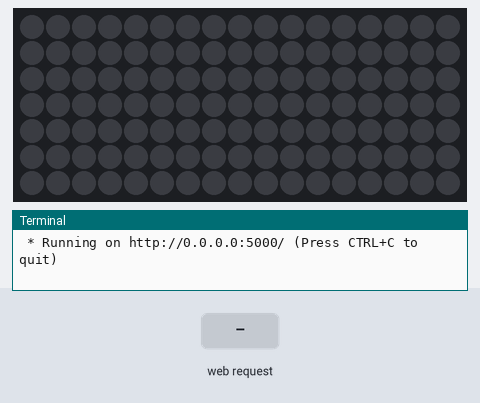
Recording of a program running on a simulated Raspberry Pi (BCM pin numbers) with a Unicorn HAT Mini. Shown: 17×7 RGB LED matrix, the last lines printed to the terminal. The inputs (shaded band) are chosen by the test bench. Dim RGB values are drawn brighter than linear; the clock reads 2024-03-15 10:24:30 at power-on unless the program sets it.

Above: at 1.2 s.
1.3 s: HTTP request for /api/status/free received
At 2.4 s:
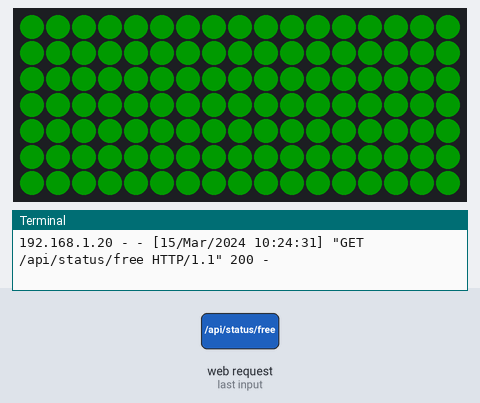
2.8 s: HTTP request for /api/status/busy received
At 3.5 s:
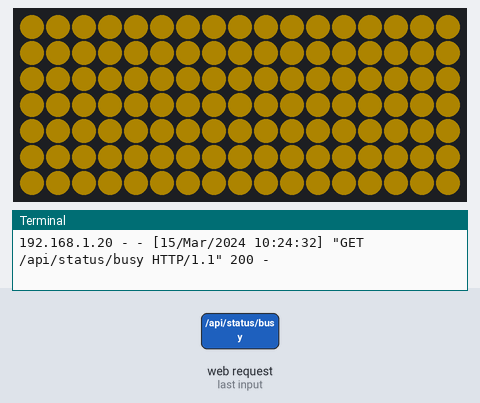
4.3 s: HTTP request for /api/status/donotdisturb received
At 4.7 s:
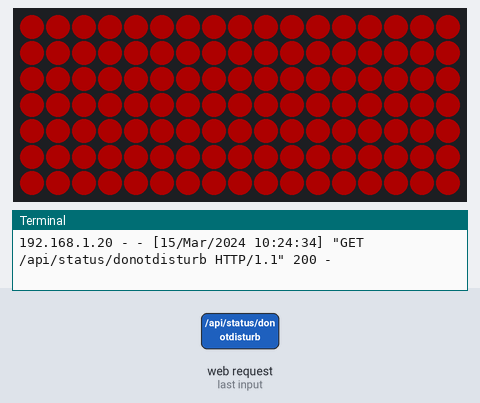
Timing chart, 0 to 7.3 s (numbered marks = the images above; inputs shaded):
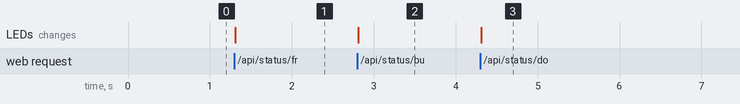

The program:

server.py
```python
#!/usr/bin/env python3

import json
from flask import Flask, request
from unicornhatmini import UnicornHATMini

app = Flask(__name__)

unicorn = UnicornHATMini()

def set_state(text):
    if text in config['statuses']:
        return set_color(config['statuses'][text])
    elif text == 'off':
        return set_color('off')
    elif text in config['colors']:
        return set_color(text)
    else:
        return False

def set_color(color):
    if color == 'off':
        unicorn.clear()
        unicorn.show()
        return True
    elif color in config['colors']:
        unicorn.set_all(config['colors'][color][0],config['colors'][color][1],config['colors'][color][2])
        unicorn.show()

        return True
    else:
        return False

@app.route('/api/status/free', methods=['POST', 'GET'])
def set_free():
    if set_state('free'):
        return '200 - OK'
    else:
        return f"Unable to process request.", 400

@app.route('/api/status/busy', methods=['POST', 'GET'])
def set_busy():
    if set_state('busy'):
        return '200 - OK'
    else:
        return f"Unable to process request.", 400

@app.route('/api/status/away', methods=['POST', 'GET'])
def set_away():
    if set_state('away'):
        return '200 - OK'
    else:
        return f"Unable to process request.", 400

@app.route('/api/status/donotdisturb', methods=['POST', 'GET'])
def set_dnd():
    if set_state('donotdisturb'):
        return '200 - OK'
    else:
        return f"Unable to process request.", 400

if __name__ == '__main__':
    with open('config.json', 'r') as read_file:
        config = json.load(read_file)
    set_color('off')
    app.run(host='0.0.0.0')
```

Measured:
- after the input at 1.3 s, the LEDs: change at once (image 1)
- after the input at 2.8 s, the LEDs: change at once (image 2)
- after the input at 4.3 s, the LEDs: change at once (image 3)
